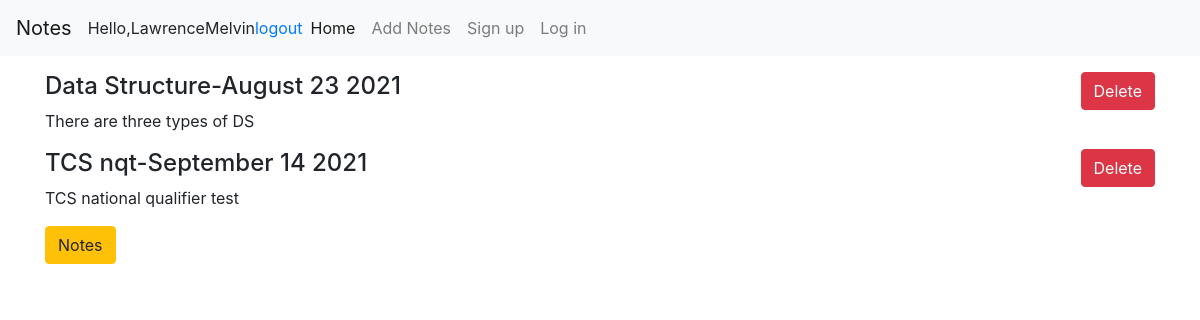
Before: / (signed in) with the older database file.
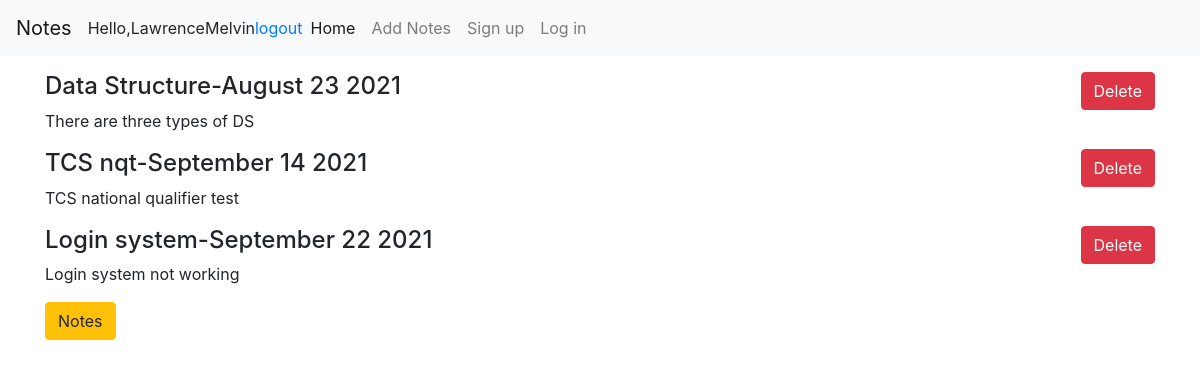
After: the same page with the newer database file.
### note/models.py (models this page shows, shortened)
class notes(models.Model):
  title = models.CharField(max_length=200)
  note_date = models.DateTimeField(default=timezone.now() ,null=True)
  notes = models.TextField()

### note/views.py (the view)
# urls.py: path('',views.index,name='home'),
@login_required(login_url='login')
def index(request):
  context ={'notes':notes.objects.all(),}
  return render(request,'note/home.html',context)

### note/templates/note/home.html (shortened to what this page needs)
{% extends "note/base.html" %}
{% block content %}
  <div class="container">
  {% for note in notes %}
      <form action="del/{{note.id}}" method="POST">
       <input class="btn btn-danger" type="submit" name="Delete" value="Delete" style="float:right">
      </form>
        <h4>{{note.title}}-{{note.note_date|date:"F d Y"}}</h4>
        <p>{{note.notes}}</p>
  {% endfor %}
  <p>
  <a class="btn btn-warning" href="{% url 'add' %}" role="button">Notes</a>
  </p>
  </div>
{% endblock %}

### note/templates/note/base.html (shortened to what this page needs)
<html>
  <head>
    <link rel="stylesheet" href="https://stackpath.bootstrapcdn.com/bootstrap/4.5.0/css/bootstrap.min.css">
  </head>
  <body>
    <nav class="navbar navbar-expand-lg navbar-light bg-light">
  <a class="navbar-brand" href="{% url 'home' %}">Notes</a>
   <span>Hello,{{request.user}}</span>
    <span><a href="{% url 'logout' %}">logout</a></span>
  <div class="collapse navbar-collapse" id="navbarNavAltMarkup">
    <div class="navbar-nav">
      <a class="nav-item nav-link active" href="{% url 'home' %}">Home <span class="sr-only">(current)</span></a>
      <a class="nav-item nav-link" href="{% url 'add' %}">Add Notes</a>
      <a class="nav-item nav-link" href="{% url 'register' %}">Sign up</a>
      <a class="nav-item nav-link" href="{% url 'login' %}">Log in</a>
    </div>
  </div>
    </nav>
    {% block content %} {% endblock %}
  </body>
</html>

Changed rows visible on the page:
added notes: title "Login system", note_date "September 22 2021", notes "Login system not working"
